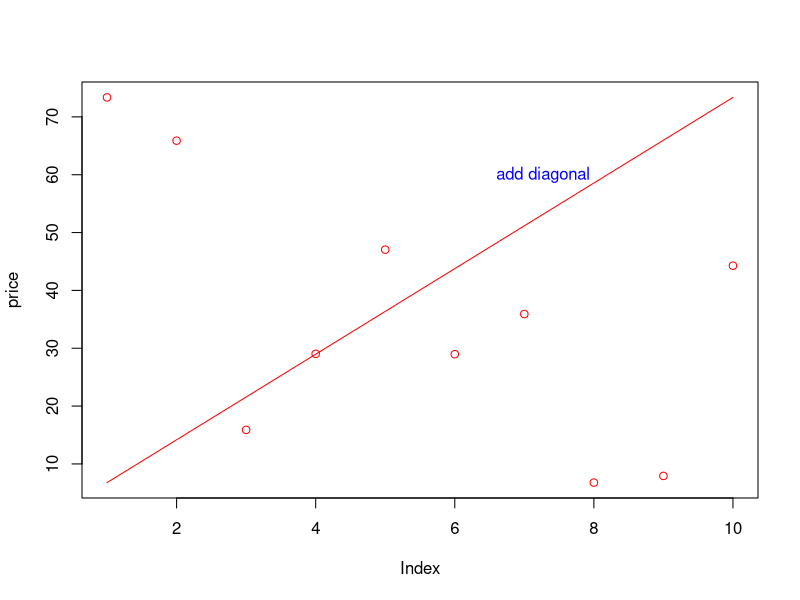
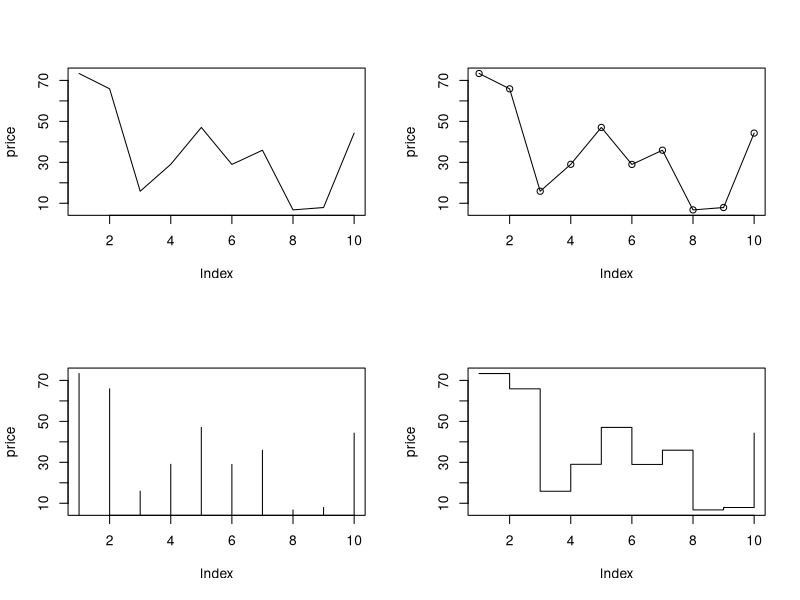
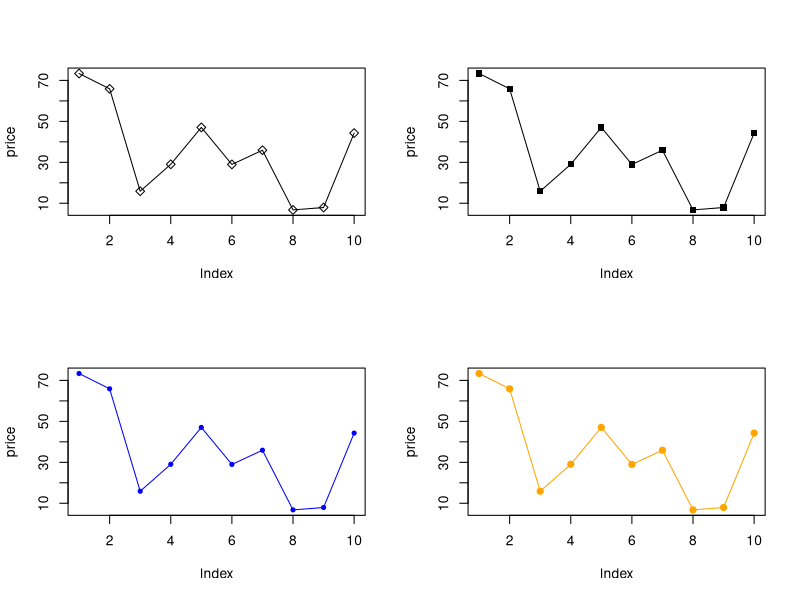
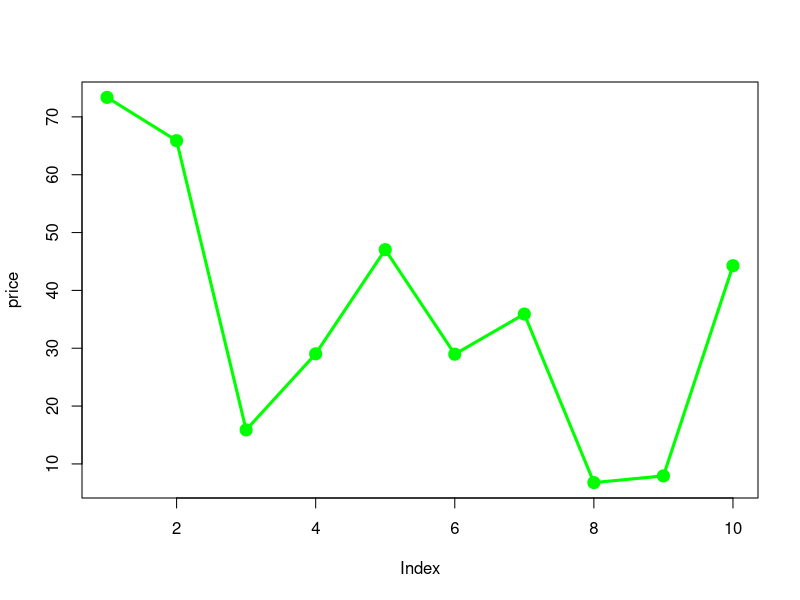
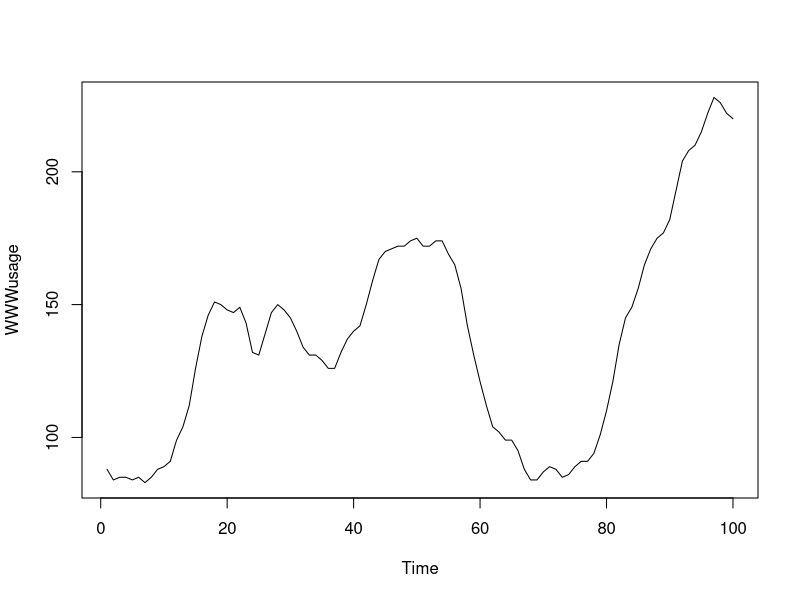

Reproduce these figures in R, in order.
#standard scatterplot
price <- runif(10, min = 1, max = 100)
plot(price, col = 'red')
par(new = T)
line_chart <- 1:100
plot(line_chart, type = 'l', col = 'red', axes = F, ann = F)
text(70, 80, 'add diagonal', col = 'blue')

#plot type
par(mfrow = c(2, 2))
plot(price, type = 'l')
plot(price, type = 'o')
plot(price, type = 'h')
plot(price, type = 's')

#pch attribute
par(mfrow = c(2, 2))
plot(price, type = 'o', pch = 5)
plot(price, type = 'o', pch = 15)
plot(price, type = 'o', pch = 20, col = 'blue')
plot(price, type = 'o', pch = 20, col = 'orange', cex = 1.5)

#lwd attribute
par(mfrow = c(1, 1))
plot(price, type = 'o', pch = 20,
     col = 'green', cex = 2.0, lwd = 3)


#www usage
data('WWWusage')
str(WWWusage)
plot(WWWusage)
